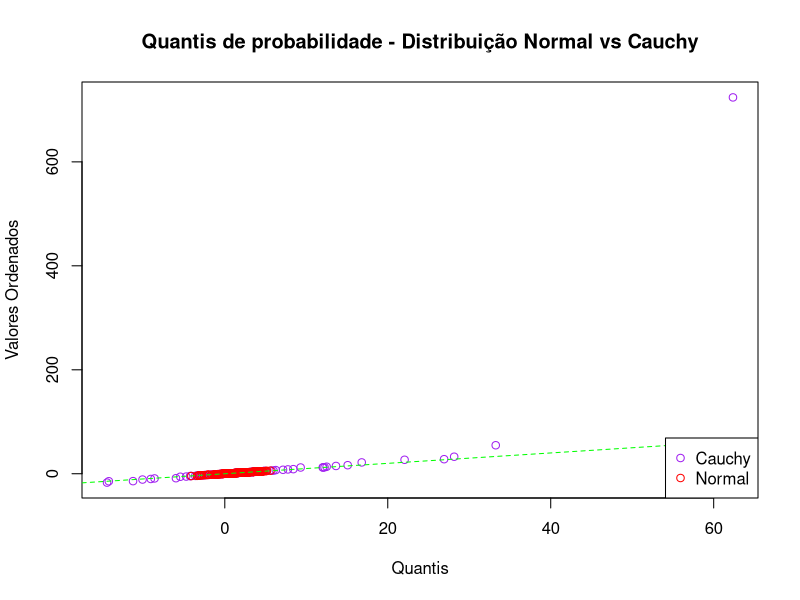

Reproduce this figure in R.
# Set the seed
set.seed(1710)

# Generate a sample of size 162 from a Cauchy distribution
tamanho_amostra <- 176
localizacao <- 1.8
escala <- 1.4
probabilidade = seq(1, tamanho_amostra)/(tamanho_amostra + 1)

amostra_cauchy <- rcauchy(tamanho_amostra, localizacao, escala)
amostra_cauchy_ordenada <- sort(amostra_cauchy)

quantis_cauchy <- quantile(amostra_cauchy, probabilidade)

# Generate a sample from a normal distribution for comparison
normal_m <- 1.3
normal_var <- 3.8

amostra_normal <- rnorm(tamanho_amostra, normal_m, sqrt(normal_var))
amostra_normal_ordenada <- sort(amostra_normal)
quantis_normal = quantile(amostra_normal, probabilidade)

# Plot the results
plot(quantis_cauchy, amostra_cauchy_ordenada, type = "p", col = "purple",
     main = "Quantis de probabilidade - Distribuição Normal vs Cauchy",
     xlab = "Quantis",
     ylab = "Valores Ordenados")

points(quantis_normal, amostra_normal_ordenada, type = "p", col = "red")

abline(0, 1, lty = 2, col = "green")

legend("bottomright", legend = c("Cauchy", "Normal"),
       col = c("purple", "red"), pch = 1)